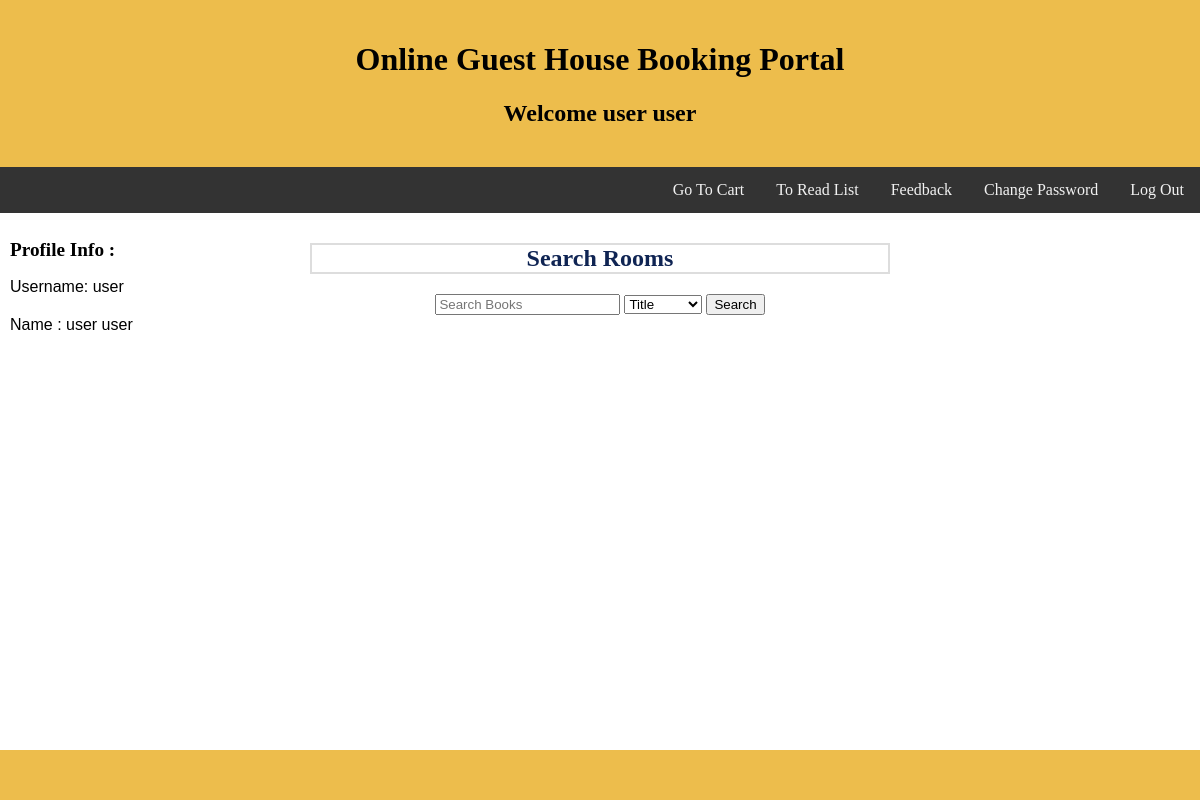
The page /profile (signed in) on the database its author committed.
### newApp/models.py (models this page shows)
class Customer(models.Model):
    user_id         = models.CharField(max_length = 50, primary_key = True)
    email           = models.EmailField()
    password        = models.CharField(max_length = 50)
    first_name      = models.CharField(max_length = 50)
    middle_name     = models.CharField(max_length = 50)
    last_name       = models.CharField(max_length = 50)
    phone_no        = models.CharField(max_length = 50)
    class Meta:
        db_table = "Customer"

### newApp/views.py (the view)
# urls.py: path('profile', views.userProfile, name = 'profile'),
def userProfile(request):
    if request.session.has_key('user_id'):
        posts = request.session['user_id']
        query = Customer.objects.filter(user_id = posts)
        return render(request, 'users/profile.html', {"query":query})
    else:
        redirect(request,'home.html', {} )

### newApp/templates/users/profile.html (shortened to what this page needs)
<!DOCTYPE html>
<html lang="en">
<head>
</head>
<body>
{% for post in query %}
<div class="header">
  <h1>Online Guest House Booking Portal</h1>
  <h2>Welcome {{post.first_name}} {{post.last_name}}</h2>
</div>
<div class="topnav">
  <a href="/logout">Log Out</a>
  <a href="/password_change">Change Password</a>
  <a href="/feedback">Feedback</a>
  <a href="/userBookList">To Read List</a>
  <a href="/userCart">Go To Cart</a>
</div>
<div class="row">
  <div class="column side">
    <h2 style="font-family:times new roman;font-size:120%";>Profile Info :</h2>
    <p style="font-family:arial;font-size:100%;line-height:1.2";>Username:
     {{post.user_id}}<br><br>
     Name    : {{post.first_name}}  {{post.last_name}}<br><br>
  </div>
{% endfor %}
  <div class="column middle" align="center">
    <h2 style="color:#0f2453;border:2px solid #ddd";>Search Rooms</h2>
    <p>
      <form class="form-inline my-2 my-lg-0" action="{% url 'searchBooks' %}" method= "GET">
        <input class="form-control mr-sm-2" type="search" placeholder="Search Books" aria-label="Search" name="search" >
        <select id="cars" name="filter">
          <option value="title">Title</option>
        </select>
        <button class="btn btn-outline-success my-2 my-sm-0" type="submit">Search</button>
      </form>
    </p>
  </div>
  <div class="column side">
  </div>
</div>
<div class="footer">
</div>
</body>
</html>

### newApp/templates/users/profile.html (style rules this page uses)
* { box-sizing: border-box; }
body { margin: 0; }
.header { background-color: #EDBD4C; padding: 20px; text-align: center; }
.topnav { overflow: hidden; background-color: #333; }
.topnav a { float: right; display: block; color: #f2f2f2; text-align: center; padding: 14px 16px; text-decoration: none; }
.column { float: left; padding: 10px; }
.column.side { width: 25%; }
.column.middle { width: 50%; }
.row:after { content: ""; display: table; clear: both; }
.footer { background-color: #EDBD4C; padding: 10px; text-align: center; position: absolute; height: 50px; bottom: 0px; left: 0px; right: 0px; margin-bottom: 0px; }

### rows shown on the page
Customer: first_name "user", last_name "user", user_id "user"
